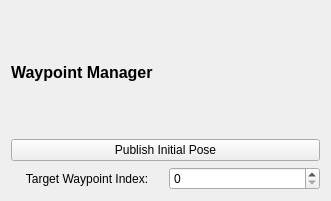
<?xml version="1.0" encoding="UTF-8"?>
<ui version="4.0">
 <class>ManagerUI</class>
 <widget class="QWidget" name="ManagerUI">
  <property name="windowModality">
   <enum>Qt::WindowModal</enum>
  </property>
  <property name="geometry">
   <rect>
    <x>0</x>
    <y>0</y>
    <width>331</width>
    <height>201</height>
   </rect>
  </property>
  <property name="sizePolicy">
   <sizepolicy hsizetype="Preferred" vsizetype="Preferred">
    <horstretch>0</horstretch>
    <verstretch>0</verstretch>
   </sizepolicy>
  </property>
  <property name="windowTitle">
   <string>TestWidget Window</string>
  </property>
  <layout class="QVBoxLayout" name="verticalLayout">
   <item>
    <layout class="QVBoxLayout" name="vertical_layout">
     <property name="spacing">
      <number>6</number>
     </property>
     <item>
      <widget class="QLabel" name="panel_name">
       <property name="font">
        <font>
         <pointsize>12</pointsize>
         <weight>75</weight>
         <bold>true</bold>
        </font>
       </property>
       <property name="text">
        <string>Waypoint Manager</string>
       </property>
      </widget>
     </item>
     <item>
      <layout class="QHBoxLayout" name="end_button_panel">
       <property name="spacing">
        <number>10</number>
       </property>
       <item>
        <widget class="QPushButton" name="init_pose_button">
         <property name="text">
          <string>Publish Initial Pose</string>
         </property>
        </widget>
       </item>
      </layout>
     </item>
     <item>
      <layout class="QHBoxLayout" name="horizontalLayout">
       <item>
        <widget class="QLabel" name="label">
         <property name="text">
          <string>Target Waypoint Index:</string>
         </property>
         <property name="alignment">
          <set>Qt::AlignCenter</set>
         </property>
        </widget>
       </item>
       <item>
        <widget class="QSpinBox" name="wp_index">
         <property name="maximum">
          <number>10000</number>
         </property>
        </widget>
       </item>
      </layout>
     </item>
    </layout>
   </item>
  </layout>
 </widget>
 <resources/>
 <connections/>
</ui>
